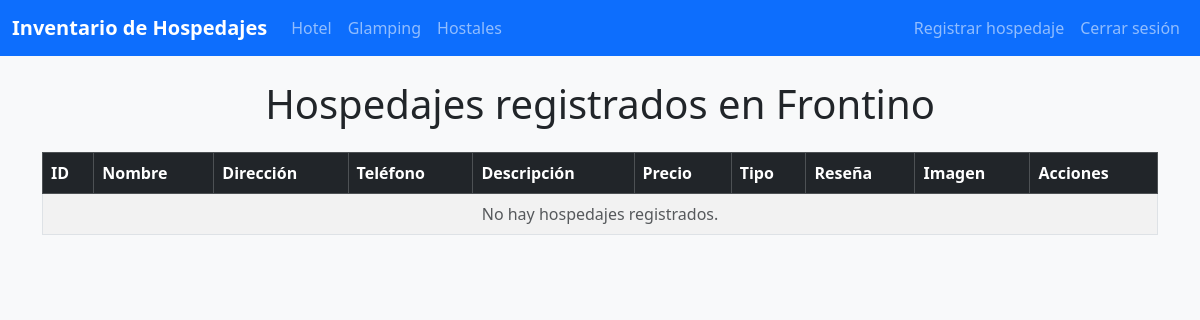
Page /tipo/hotel (signed in) on the earlier database version.
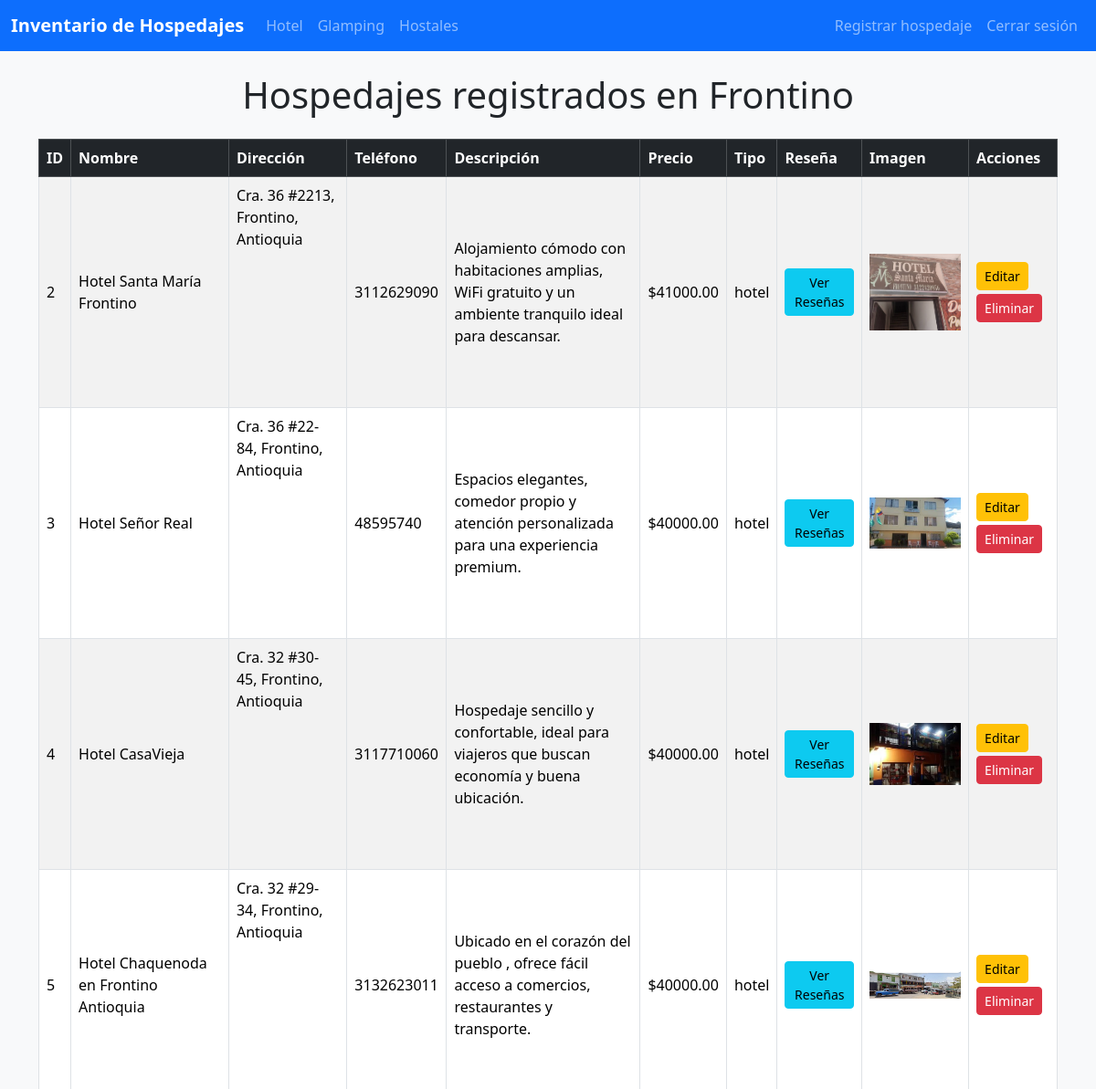
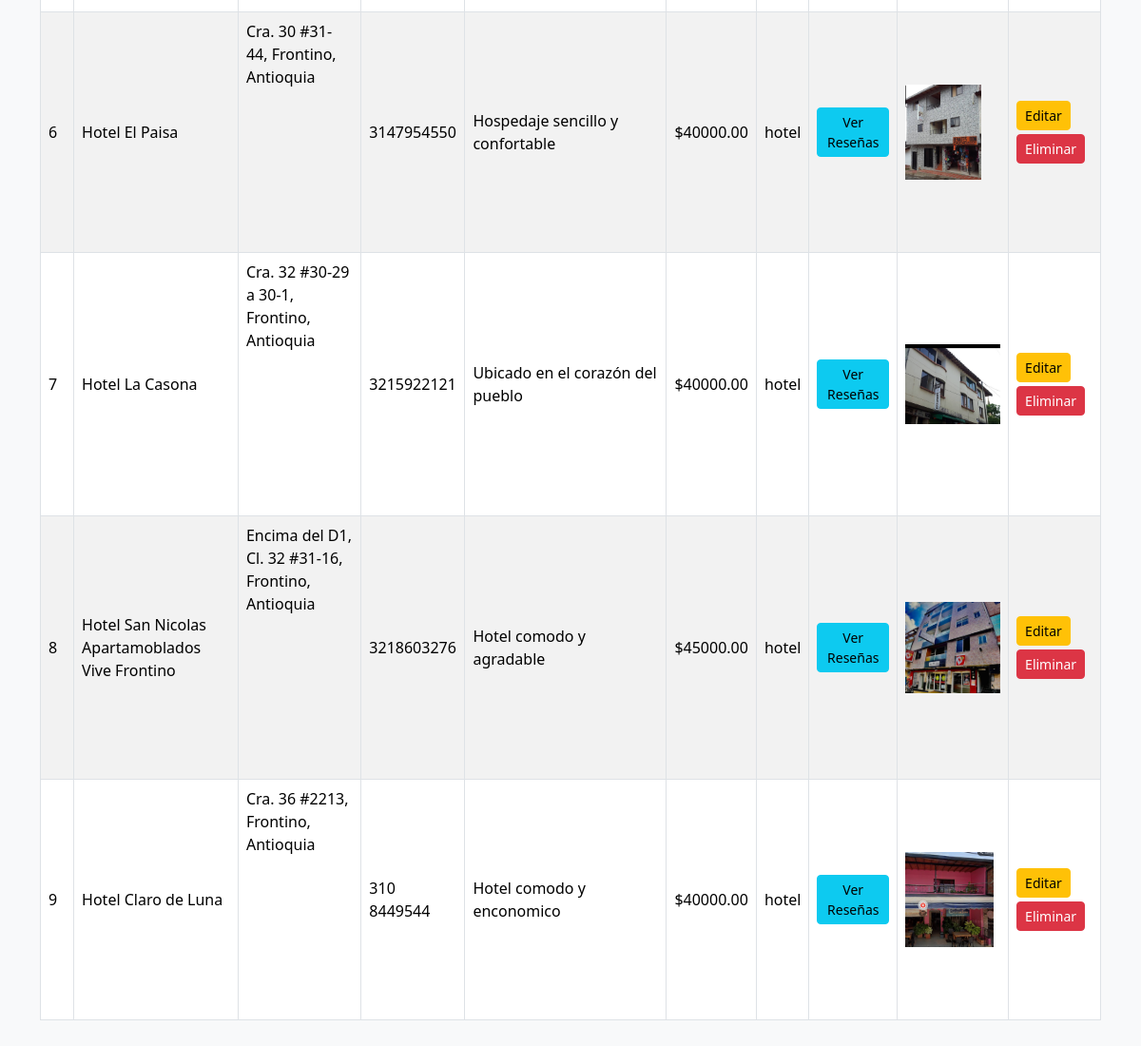
Same page on the later database version (2 pictures, top to bottom).
### tables this page shows
CREATE TABLE hospedajes (
    id INTEGER PRIMARY KEY AUTOINCREMENT,
    nombre TEXT NOT NULL,
    direccion TEXT NOT NULL,
    telefono TEXT NOT NULL,
    descripcion TEXT,
    precio REAL DEFAULT 0.0,
    tipo TEXT,
    imagen TEXT
);

### app.py (the view)
@app.route('/tipo/<tipo>')
def hospedajes_por_tipo(tipo):
    conn = sqlite3.connect('inventario.db')
    c = conn.cursor()
    variantes = {
        'hotel': ['hotel', 'hoteles'],
        'glamping': ['glamping', 'glampings'],
        'hostal': ['hostal', 'hostales']
    }
    tipos = variantes.get(tipo.lower(), [tipo.lower()])
    placeholders = ','.join(['?'] * len(tipos))
    query = f'SELECT * FROM hospedajes WHERE LOWER(tipo) IN ({placeholders})'
    c.execute(query, tipos)
    hospedajes = c.fetchall()
    conn.close()
    es_admin = session.get('usuario') == 'admin'
    return render_template('index.html', hospedajes=hospedajes, es_admin=es_admin, tipo_seleccionado=tipo)

### templates/index.html (shortened to what the changed rows need)
<!DOCTYPE html>
<html lang="es">
<head>
    <link href="https://cdn.jsdelivr.net/npm/bootstrap@5.3.2/dist/css/bootstrap.min.css" rel="stylesheet">
</head>
<body class="bg-light">
    <div class="container py-4">
        <h1 class="mb-4 text-center">Hospedajes registrados en Frontino</h1>
        <div class="table-responsive">
            <table class="table table-bordered table-striped align-middle">
                <thead class="table-dark">
                    <tr>
                        <th>ID</th>
                        <th>Nombre</th>
                        <th>Dirección</th>
                        <th>Teléfono</th>
                        <th>Descripción</th>
                        <th>Precio</th>
                        <th>Tipo</th>
                        <th>Reseña</th>
                        <th>Imagen</th>
                        {% if es_admin %}<th>Acciones</th>{% endif %}
                    </tr>
                </thead>
                <tbody>
                    {% for hospedaje in hospedajes %}
                    <tr>
                        <td>{{ hospedaje[0] }}</td>
                        <td>{{ hospedaje[1] }}</td>
                        <td>
                            {{ hospedaje[2] }}
                            <div class="mt-2">
                                <iframe
                                    width="100%"
                                    height="150"
                                    style="border:0"
                                    loading="lazy"
                                    allowfullscreen
                                    src="https://www.google.com/maps?q={{ hospedaje[2]|urlencode }}&output=embed">
                                </iframe>
                            </div>
                        </td>
                        <td>{{ hospedaje[3] }}</td>
                        <td>{{ hospedaje[4] }}</td>
                        <td>${{ '%.2f'|format(hospedaje[5]) }}</td>
                        <td>{{ hospedaje[6] }}</td>
                        <td><a href="{{ url_for('resenas', hospedaje_id=hospedaje[0]) }}" class="btn btn-info btn-sm">Ver Reseñas</a></td>
                        <td>
                            {% if hospedaje[7] %}
                            <img src="{{ hospedaje[7] }}" alt="Imagen de {{ hospedaje[1] }}" style="max-width:100px; max-height:100px;">
                            {% else %}
                            <span class="text-muted">No disponible</span>
                            {% endif %}
                        </td>
                        {% if es_admin %}
                        <td>
                            <a href="{{ url_for('editar', id=hospedaje[0]) }}" class="btn btn-warning btn-sm mb-1">Editar</a>
                            <form method="post" action="{{ url_for('eliminar', id=hospedaje[0]) }}" style="display:inline;">
                                <button type="submit" class="btn btn-danger btn-sm" onclick="return confirm('¿Estás seguro de eliminar este hospedaje?');">Eliminar</button>
                            </form>
                        </td>
                        {% endif %}
                    </tr>
                    {% else %}
                    <tr>
                        <td colspan="{% if es_admin %}10{% else %}9{% endif %}" class="text-center text-muted">No hay hospedajes registrados.</td>
                    </tr>
                    {% endfor %}
                </tbody>
            </table>
        </div>
    </div>
</body>
</html>

Differences in the rows shown:
now on this page (row edited): hospedajes: id "2", nombre "Hotel Santa María Frontino", direccion "Cra. 36 #2213, Frontino, Antioquia", telefono "3112629090", descripcion "Alojamiento cómodo con habitaciones amplias, WiFi gratuito y un ambiente tranquilo ideal para descansar.", precio "41000.00", tipo "hotel", imagen (picture)
now on this page (row edited): hospedajes: id "3", nombre "Hotel Señor Real", direccion "Cra. 36 #22-84, Frontino, Antioquia", telefono "48595740", descripcion "Espacios elegantes, comedor propio y atención personalizada para una experiencia premium.", precio "40000.00", tipo "hotel", imagen (picture)
now on this page (row edited): hospedajes: id "4", nombre "Hotel CasaVieja", direccion "Cra. 32 #30-45, Frontino, Antioquia", telefono "3117710060", descripcion "Hospedaje sencillo y confortable, ideal para viajeros que buscan economía y buena ubicación.", precio "40000.00", tipo "hotel", imagen (picture)
now on this page (row edited): hospedajes: id "5", nombre "Hotel Chaquenoda en Frontino Antioquia", direccion "Cra. 32 #29-34, Frontino, Antioquia", telefono "3132623011", descripcion "Ubicado en el corazón del pueblo , ofrece fácil acceso a comercios, restaurantes y transporte.", precio "40000.00", tipo "hotel", imagen (picture)
now on this page (row edited): hospedajes: id "6", nombre "Hotel El Paisa", direccion "Cra. 30 #31-44, Frontino, Antioquia", telefono "3147954550", descripcion "Hospedaje sencillo y confortable", precio "40000.00", tipo "hotel", imagen (picture)
now on this page (row edited): hospedajes: id "7", nombre "Hotel La Casona", direccion "Cra. 32 #30-29 a 30-1, Frontino, Antioquia", telefono "3215922121", descripcion "Ubicado en el corazón del pueblo", precio "40000.00", tipo "hotel", imagen (picture)
now on this page (row edited): hospedajes: id "8", nombre "Hotel San Nicolas Apartamoblados Vive Frontino", direccion "Encima del D1, Cl. 32 #31-16, Frontino, Antioquia", telefono "3218603276", descripcion "Hotel comodo y agradable", precio "45000.00", tipo "hotel", imagen (picture)
now on this page (row edited): hospedajes: id "9", nombre "Hotel Claro de Luna", direccion "Cra. 36 #2213, Frontino, Antioquia", telefono "310 8449544", descripcion "Hotel comodo y enconomico", precio "40000.00", tipo "hotel", imagen (picture)
Other differences:
text no longer shown: "No hay hospedajes registrados."
